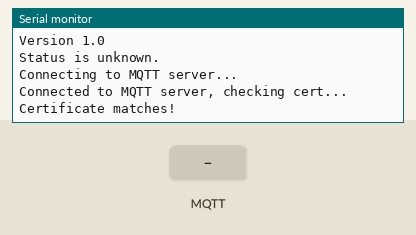
Recording of a sketch running on a simulated ESP8266 (Wemos D1 mini). Parts: the last lines printed to the serial monitor. The test bench sets the inputs (shaded band). WiFi joins after 1.5 s; servers stay silent unless stated; no MQTT or app messages arrive unless stated.

Above: at 3.8 s.
3.9 s: MQTT message "open" arrives on the first subscribed topic
At 4.7 s:
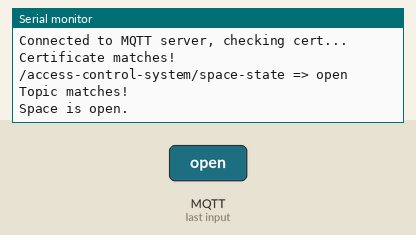
5.4 s: MQTT message "none" arrives on the first subscribed topic
At 5.9 s:
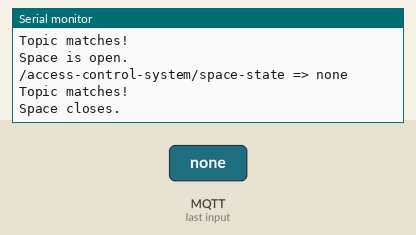
6.9 s: MQTT message "closing" arrives on the first subscribed topic
At 8.1 s:
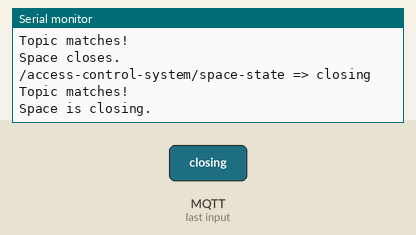
8.4 s: MQTT message "0" arrives on the first subscribed topic
At 9.4 s:
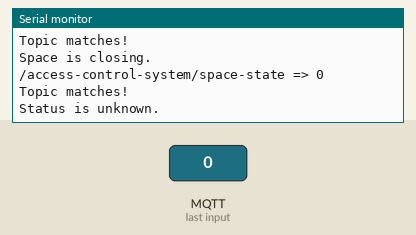
9.9 s: MQTT message "BD" arrives on the first subscribed topic
At 10.5 s:
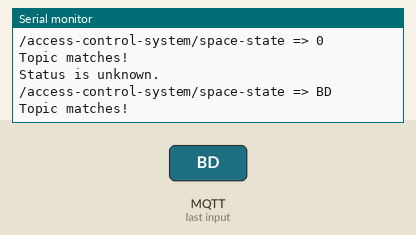
11.4 s: MQTT message "SPS" arrives on the first subscribed topic
At 12.8 s:
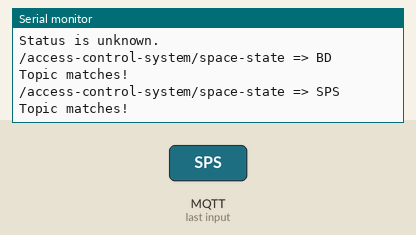

The sketch:

status-node.ino
```cpp
/*
  Autor1: Manuel ...
  Autor2: Michael Springwald
  Autor3: Hauke Holz

  Verarbeitet zwei Eregeinisse die über MQTT kommen:
  Einmal den Space Status und einmal ob jemand oben die Tür Öffnen.

  Später soll das durch ein Button und eine LED ersetzt werden.
  Die LED soll Blau Leuchten, wenn jemand unten Geklingkelt hat und
  wieder ausgehen, wenn jemand oben den Button drückt.
*/

#include <Arduino.h>
#include <ArduinoOTA.h>
#include <ESP8266WiFi.h>
#include <ESP8266WiFiMulti.h>
#include <PubSubClient.h>
#include <SoftwareSerial.h>

#include "settings.h"
#include "credentials.h"

#define SSerialRX        D6  //Serial Receive pin
#define SSerialTX        D4  //Serial Transmit pin
#define SSerialTxControl D3   //RS485 Direction control

#define RS485Transmit    HIGH
#define RS485Receive     LOW

#define cmd_BD               2 // Button Status
#define cmd_currSpaceStatus  3 // Aktueller SpaceStatus
#define InterupPin  D5
//#define cmd_ROK        3 // Resiver OK

boolean IDOK = false;
int ParamIndex = 0;
int z = 0;
boolean isEnde = false;

char Data[50]; // Funktion
char ch;
int CommandIndex = -1;
int P1 = -1;
int P2 = -1;
int P3 = -1;
int P4 = -1;
int P5 = -1;

int byteReceived;
int byteSend;
bool First = true;
byte CurrStatus = 0;

SoftwareSerial RS485Serial(SSerialRX, SSerialTX); // RX, TX

ESP8266WiFiMulti wifiMulti;
WiFiClientSecure wclient;
PubSubClient client(mqttHost, mqttPort, wclient);

enum status {
  opened,
  closed,
  closing,
  unknown
};
status space_status = unknown;

void SendRS485(char* Buffer) {
  RS485Serial.flush();
  delay(20);
  digitalWrite(SSerialTxControl, RS485Transmit);
  RS485Serial.println();
  RS485Serial.print(Buffer);
  RS485Serial.println();
  delay(10);
  digitalWrite(SSerialTxControl, RS485Receive);
  delay(20);
  //RS485Serial.flush();
} // SendRS485

void RS485Init() {
  pinMode(SSerialTxControl, OUTPUT);
  digitalWrite(SSerialTxControl, RS485Receive);
  RS485Serial.begin(9600);
  delay(20);
  RS485Serial.flush();
  delay(1000);
} // SendRS485


void SendSpaceStaus(byte aValue = 0) {
  switch(aValue) {
    case 1: { // Open
      SendRS485("10,AL,0,255,0");
      CurrStatus=1;
      break;
    }

    case 2: { // Geschlossen
      SendRS485("10,AL,255,0,0");
      CurrStatus=2;
      break;
    }
  } // switch
} //  SendSpaceStaus

void open_space() {
  space_status = opened;
  Serial.println("Space is open.");
  SendSpaceStaus(1);
} // open_space

void close_space() {
  space_status = closed;
  Serial.println("Space closes.");
  SendSpaceStaus(2);
} // close_space

void closing_space_soon() {
  space_status = closing;
  Serial.println("Space is closing.");
} // closing_space_soon

void unknown_status() {
  space_status = unknown;
  Serial.println("Status is unknown.");
  if (!First) {
    SendRS485("10,AL,0,0,255");
  }
} // unknown_status

// callback for subscribed topics
void callback(char* topic, byte* payload, unsigned int length) {
  Serial.print(topic);
  Serial.print(" => ");

  String status = String((char *)payload);
  status = status.substring(0, length);
  Serial.println(status);

  // Ignore anything but the space state
  if (String((char *)topic) == statusTopic) {
    Serial.println("Topic matches!");
    // Change space status, if necessary
    if (status == "open" || status == "open+") {
      if ( space_status != opened) {
        open_space();
      }
    } else if (status == "none") {
      if (space_status != closed) {
        close_space();
      }
    } else if (status == "closing") {
      if (space_status != closing) {
        closing_space_soon();
      }
    } else {
      if (space_status != unknown)
        unknown_status();
    }
  }

  if (String((char *)topic) == mainDoorTopic) {
    if (status == "0") {
      if (!First) {
        SendRS485("10,ROK2");
      }
    }
  }

} // callback

void setup() {
  Serial.begin(115200);
  delay(100);
  Serial.println();
  Serial.println("status-node");
  Serial.println("Von Manuel, Michael Springwald und Hauke");
  Serial.println("Version 1.0");

  RS485Init();

  // Initialize client
  client.setServer(mqttHost, mqttPort);
  client.setCallback(callback);

  wifiMulti.addAP(ssid0, ssid0Password);
  wifiMulti.addAP(ssid1, ssid1Password);
 // pinMode(InterupPin,OUTPUT);
 // digitalWrite(InterupPin,HIGH);

  // Wait till connected.
  while (wifiMulti.run() != WL_CONNECTED) {
    Serial.println("WiFi connection failed, retrying.");
    delay(500);
  }
 // ArduinoOTA.setHostname(signalHostname);
  //ArduinoOTA.setPassword(otaPassword);
  //ArduinoOTA.begin();
  for (int x = 0; x < 50; x++) Data[x] = '\0';
  ParamIndex=0; z=0;
} // setup

void loop() {
  if (wifiMulti.run() != WL_CONNECTED) {
    unknown_status();
    Serial.println("WiFi not connected!");
    delay(1000);
    return;
  }

 // ArduinoOTA.handle();

  if (!client.connected()) {
    unknown_status();
    Serial.println("Connecting to MQTT server...");
    if (client.connect(signalHostname)) {
      Serial.println("Connected to MQTT server, checking cert...");
      if (wclient.verify(mqttFingerprint, mqttHost)) {
        Serial.println("Certificate matches!");
      } else {
        Serial.println("Certificate doesn't match!");
        unknown_status();
        delay(60000);
        return;
      }
      client.subscribe(statusTopic);
      client.loop();

      client.subscribe(mainDoorTopic);
      client.loop();

    } else {
      Serial.println("Could not connect to MQTT server.");
      delay(2000);
    }
  }

  if (RS485Serial.available() ) {
    while (RS485Serial.available())  {
      ch = RS485Serial.read();
      if (ch == ',' || ch == 10) {
        isEnde = ch == 10;
        // Zum Debuggen
        /*Serial.print("Receive Daten:");
        Serial.print("\"");
        Serial.print(Data);
        Serial.print("\"");
        Serial.print(",");
        Serial.print(ParamIndex);
        Serial.print(",");
        Serial.print(z);
        Serial.println();*/

        if (isEnde)
          Data[z]='\0';


        Command();

        if (isEnde) {
          ParamIndex = 0;
          P1 = -1; P2 = -1; P3 = -1;
        }
        else
          ParamIndex = ParamIndex + 1;

        for (int x = 0; x < z; x++) Data[x] = '\0';
        z = 0;
      }
      else {
        Data[z] = ch;
        z = z + 1;
      }
    }
  }

  if (client.connected()) {
    client.loop();
  }
  First=false;
} // loop

int GetCommandIndex(const char* aCommand) {
  int Temp = -1;
  if (strncmp(aCommand, "BD",2) == 0) {
    Temp = cmd_BD;
    return Temp;
  }

  if (strncmp(aCommand, "SPS",3) == 0) {
    Temp = cmd_currSpaceStatus;
    return Temp;
  }
} // GetCommandIndex

//Debug();
void SetParameter () {
  switch (ParamIndex)  {
    case 2: { // X
        P1 = atoi(Data);
        break;
      }

    case 3: { // Y
        P2 = atoi(Data);
        break;
      }

    case 4: {
        P3 = atoi(Data);
        break;
      }

    case 5: {
        P4 = atoi(Data);
        break;
      }

    case 6: {
        P5 = atoi(Data);
        break;
      }
  }
} // SetParameter

void Command() {
  if (ParamIndex == 0) {
    if (atoi(Data) == 10)
      IDOK = true;
    else
      IDOK = false;
  }
  else {
    if (IDOK) {
      if (ParamIndex == 1)
        CommandIndex = GetCommandIndex(Data);
      switch (CommandIndex) {
        case cmd_BD: {
          //Serial.println("WemosD1: Klingel wurde gedrueckt");
          digitalWrite(InterupPin,LOW);
          delay(1000);
          digitalWrite(InterupPin,HIGH);
          delay(1000);
          SendRS485("10,ROK");


          break;
        } // cmd_BD

        case cmd_currSpaceStatus: {
  //        Serial.println("cmd_currSpaceStatus");
          SendSpaceStaus(CurrStatus);
          break;
        }
      } // switch
    }
  }
} // Command
```

credentials.h
```cpp
#ifndef __CREDENTIALS_H__
#define __CREDENTIALS_H__

// Wifi parameters
const char *otaPassword = "spacebeta"; // set in credentials.h!

// set ssids and passwords in credentials (better arranged for wifis outside mainframe)
const char *ssid0 = "mainframe-legacy";
const char *ssid0Password = "XXXXXXXX";
const char *ssid1 = "WLAN-RSP-E";
const char *ssid1Password = "XXXXXXXX";

#endif
```

settings.h
```cpp
// change sensorHostname to something unique!
const char *signalHostname = "status-signal-foo";
// const char *otaPassword = "xxx"; // set in credentials.h!

// set ssids and passwords in credentials (better arranged for wifis outside mainframe)
//const char *ssid0 = "xxx";
//const char *ssid0Password = "xxx";
//const char *ssid1 = "xxx";
//const char *ssid1Password = "xxx";

// To get the current fingerprint:
// echo -n | openssl s_client -connect spacegate.mainframe.io:8883 2>/dev/null | openssl x509  -noout -fingerprint | cut -f2 -d'=' | sed 's/:/ /g'
const char *mqttHost = "mainframe.io";
const char *mqttFingerprint = "86 B8 71 77 2D 99 74 42 05 B8 30 78 91 12 F5 32 F1 FA 65 70";

const int mqttPort = 8883;

// Define status topic to display
const char* statusTopic = "/access-control-system/space-state";
const char* mainDoorTopic = "/access-control-system/main-door/reed-switch";

// Define pinouts for "lame" non-SPI RGB LED stripes
// Those work for NodeMCU as connected on space-beacon in conference
//#define PIN_RED 14            //< devkit: D5; esp8266: GPIO14
//#define PIN_GREEN 12          //< devkit: D6; esp8266: GPIO12
//#define PIN_BLUE 4            //< devkit: D2; esp8266: GPIO4
// Use those for the witty onboard RGB LED
#define PIN_RED 15
#define PIN_GREEN 12
#define PIN_BLUE 13

// Define parameters for animations
#define FADESPEED 10          //< speed gets slower the higher this value is
#define ANIMATIONSPEED 20      //< separate speed for animations, such as the greeting animation
```

Measured:
- after the input at 3.9 s, the serial monitor: prints a new line at once (image 1)
- after the input at 5.4 s, the serial monitor: prints a new line at once (image 2)
- after the input at 6.9 s, the serial monitor: prints a new line at once (image 3)
- after the input at 8.4 s, the serial monitor: prints a new line at once (image 4)
- after the input at 9.9 s, the serial monitor: prints a new line at once (image 5)
- after the input at 11.4 s, the serial monitor: prints a new line at once (image 6)
